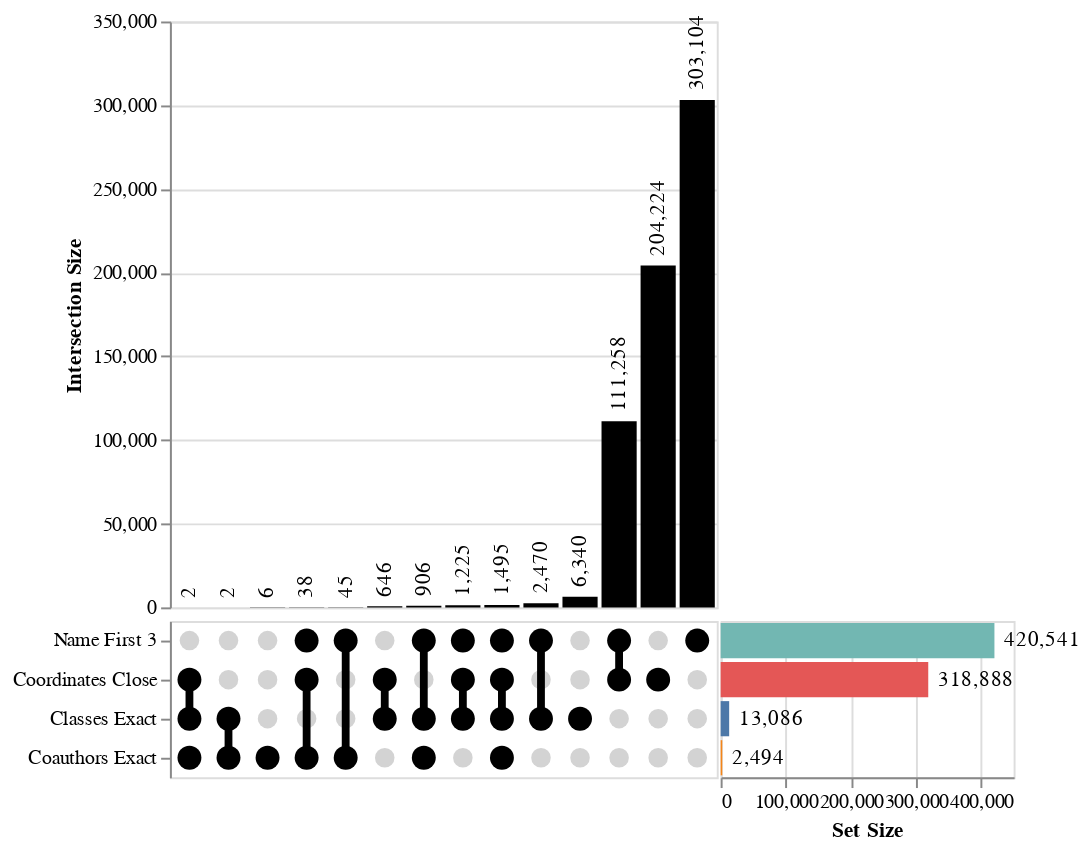

Notebook code for this chart:
### Markdown cell above
We can also inspect which blocking rules were most to blame for the generated
pairs. If some rules generate a huge amount of comparisons, it might be worth
trying to make them more restrictive so we get better performance. Or, if some
blocking rules aren't generating any comparisons, that might be an indication
that we have a bug in there somewhere.

### Code cell
from mismo.block import upset_plot  # noqa: E402

upset_plot(blocked)

### Figure 1 — Vega-Lite specification as saved in the notebook (floating-point values rounded to 4 significant figures)
{"config": {"view": {"continuousWidth": 300, "continuousHeight": 300}}, "vconcat": [{"layer": [{"mark": {"type": "bar", "color": "black"}, "encoding": {"x": {"axis": null, "field": "intersection_id", "sort": {"field": "intersection_size"}, "type": "ordinal"}, "y": {"field": "intersection_size", "title": "Intersection Size", "type": "quantitative"}}, "transform": [{"filter": "(datum.set === 'Name First 3')"}]}, {"mark": {"type": "text", "align": "left", "angle": 270, "dx": 5}, "encoding": {"text": {"field": "intersection_size", "format": ",", "type": "quantitative"}, "x": {"axis": null, "field": "intersection_id", "sort": {"field": "intersection_size"}, "type": "ordinal"}, "y": {"field": "intersection_size", "title": "Intersection Size", "type": "quantitative"}}, "transform": [{"filter": "(datum.set === 'Name First 3')"}]}]}, {"hconcat": [{"layer": [{"mark": {"type": "circle", "color": "lightgray", "opacity": 1, "size": 100}, "encoding": {"x": {"axis": null, "field": "intersection_id", "sort": {"field": "intersection_size"}, "type": "ordinal"}, "y": {"axis": {"title": ""}, "field": "set", "sort": ["Name First 3", "Coordinates Close", "Classes Exact", "Coauthors Exact"], "type": "ordinal"}}}, {"mark": {"type": "bar", "color": "black", "size": 4}, "encoding": {"x": {"axis": null, "field": "intersection_id", "sort": {"field": "intersection_size"}, "type": "ordinal"}, "y": {"aggregate": {"argmin": "set_order"}, "field": "set", "scale": {"domain": ["Name First 3", "Coordinates Close", "Classes Exact", "Coauthors Exact"]}, "type": "ordinal"}, "y2": {"aggregate": {"argmax": "set_order"}, "field": "set"}}, "transform": [{"filter": "datum.is_intersect"}]}, {"mark": {"type": "circle", "color": "black", "opacity": 1, "size": 150}, "encoding": {"x": {"axis": null, "field": "intersection_id", "sort": {"field": "intersection_size"}, "type": "ordinal"}, "y": {"axis": {"title": ""}, "field": "set", "sort": ["Name First 3", "Coordinates Close", "Classes Exact", "Coauthors Exact"], "type": "ordinal"}}, "transform": [{"filter": "datum.is_intersect"}]}]}, {"layer": [{"mark": {"type": "bar"}, "encoding": {"color": {"field": "set", "legend": null, "type": "nominal"}, "x": {"aggregate": "sum", "field": "intersection_size", "title": "Set Size", "type": "quantitative"}, "y": {"axis": null, "field": "set", "sort": ["Name First 3", "Coordinates Close", "Classes Exact", "Coauthors Exact"], "type": "ordinal"}}, "transform": [{"filter": "datum.is_intersect"}]}, {"mark": {"type": "text", "align": "left", "dx": 5}, "encoding": {"text": {"aggregate": "sum", "field": "intersection_size", "format": ",", "type": "quantitative"}, "x": {"aggregate": "sum", "field": "intersection_size", "title": "Set Size", "type": "quantitative"}, "y": {"axis": null, "field": "set", "sort": ["Name First 3", "Coordinates Close", "Classes Exact", "Coauthors Exact"], "type": "ordinal"}}, "transform": [{"filter": "datum.is_intersect"}]}], "width": 150}], "spacing": 0}], "data": {"name": "data-79e1640e3b265701a1696594046c4100"}, "spacing": 0, "$schema": "https://vega.github.io/schema/vega-lite/v5.15.1.json", "datasets": {"data-79e1640e3b265701a1696594046c4100": [{"intersection_id": 0, "intersection_size": 1495, "intersection_degree": 4, "set": "Coordinates Close", "is_intersect": true, "set_order": 0}, {"intersection_id": 1, "intersection_size": 906, "intersection_degree": 3, "set": "Coordinates Close", "is_intersect": false, "set_order": 0}, {"intersection_id": 2, "intersection_size": 6340, "intersection_degree": 1, "set": "Coordinates Close", "is_intersect": false, "set_order": 0}, {"intersection_id": 3, "intersection_size": 646, "intersection_degree": 2, "set": "Coordinates Close", "is_intersect": true, "set_order": 0}, {"intersection_id": 4, "intersection_size": 2470, "intersection_degree": 2, "set": "Coordinates Close", "is_intersect": false, "set_order": 0}, {"intersection_id": 5, "intersection_size": 2, "intersection_degree": 3, "set": "Coordinates Close", "is_intersect": true, "set_order": 0}, {"intersection_id": 6, "intersection_size": 6, "intersection_degree": 1, "set": "Coordinates Close", "is_intersect": false, "set_order": 0}, {"intersection_id": 7, "intersection_size": 303104, "intersection_degree": 1, "set": "Coordinates Close", "is_intersect": false, "set_order": 0}, {"intersection_id": 8, "intersection_size": 204224, "intersection_degree": 1, "set": "Coordinates Close", "is_intersect": true, "set_order": 0}, {"intersection_id": 9, "intersection_size": 45, "intersection_degree": 2, "set": "Coordinates Close", "is_intersect": false, "set_order": 0}, {"intersection_id": 10, "intersection_size": 111258, "intersection_degree": 2, "set": "Coordinates Close", "is_intersect": true, "set_order": 0}, {"intersection_id": 11, "intersection_size": 38, "intersection_degree": 3, "set": "Coordinates Close", "is_intersect": true, "set_order": 0}, {"intersection_id": 12, "intersection_size": 1225, "intersection_degree": 3, "set": "Coordinates Close", "is_intersect": true, "set_order": 0}, {"intersection_id": 13, "intersection_size": 2, "intersection_degree": 2, "set": "Coordinates Close", "is_intersect": false, "set_order": 0}, {"intersection_id": 0, "intersection_size": 1495, "intersection_degree": 4, "set": "Name First 3", "is_intersect": true, "set_order": 1}, {"intersection_id": 1, "intersection_size": 906, "intersection_degree": 3, "set": "Name First 3", "is_intersect": true, "set_order": 1}, {"intersection_id": 2, "intersection_size": 6340, "intersection_degree": 1, "set": "Name First 3", "is_intersect": false, "set_order": 1}, {"intersection_id": 3, "intersection_size": 646, "intersection_degree": 2, "set": "Name First 3", "is_intersect": false, "set_order": 1}, {"intersection_id": 4, "intersection_size": 2470, "intersection_degree": 2, "set": "Name First 3", "is_intersect": true, "set_order": 1}, {"intersection_id": 5, "intersection_size": 2, "intersection_degree": 3, "set": "Name First 3", "is_intersect": false, "set_order": 1}, {"intersection_id": 6, "intersection_size": 6, "intersection_degree": 1, "set": "Name First 3", "is_intersect": false, "set_order": 1}, {"intersection_id": 7, "intersection_size": 303104, "intersection_degree": 1, "set": "Name First 3", "is_intersect": true, "set_order": 1}, {"intersection_id": 8, "intersection_size": 204224, "intersection_degree": 1, "set": "Name First 3", "is_intersect": false, "set_order": 1}, {"intersection_id": 9, "intersection_size": 45, "intersection_degree": 2, "set": "Name First 3", "is_intersect": true, "set_order": 1}, {"intersection_id": 10, "intersection_size": 111258, "intersection_degree": 2, "set": "Name First 3", "is_intersect": true, "set_order": 1}, {"intersection_id": 11, "intersection_size": 38, "intersection_degree": 3, "set": "Name First 3", "is_intersect": true, "set_order": 1}, {"intersection_id": 12, "intersection_size": 1225, "intersection_degree": 3, "set": "Name First 3", "is_intersect": true, "set_order": 1}, {"intersection_id": 13, "intersection_size": 2, "intersection_degree": 2, "set": "Name First 3", "is_intersect": false, "set_order": 1}, {"intersection_id": 0, "intersection_size": 1495, "intersection_degree": 4, "set": "Coauthors Exact", "is_intersect": true, "set_order": 2}, {"intersection_id": 1, "intersection_size": 906, "intersection_degree": 3, "set": "Coauthors Exact", "is_intersect": true, "set_order": 2}, {"intersection_id": 2, "intersection_size": 6340, "intersection_degree": 1, "set": "Coauthors Exact", "is_intersect": false, "set_order": 2}, {"intersection_id": 3, "intersection_size": 646, "intersection_degree": 2, "set": "Coauthors Exact", "is_intersect": false, "set_order": 2}, {"intersection_id": 4, "intersection_size": 2470, "intersection_degree": 2, "set": "Coauthors Exact", "is_intersect": false, "set_order": 2}, {"intersection_id": 5, "intersection_size": 2, "intersection_degree": 3, "set": "Coauthors Exact", "is_intersect": true, "set_order": 2}, {"intersection_id": 6, "intersection_size": 6, "intersection_degree": 1, "set": "Coauthors Exact", "is_intersect": true, "set_order": 2}, {"intersection_id": 7, "intersection_size": 303104, "intersection_degree": 1, "set": "Coauthors Exact", "is_intersect": false, "set_order": 2}, {"intersection_id": 8, "intersection_size": 204224, "intersection_degree": 1, "set": "Coauthors Exact", "is_intersect": false, "set_order": 2}, {"intersection_id": 9, "intersection_size": 45, "intersection_degree": 2, "set": "Coauthors Exact", "is_intersect": true, "set_order": 2}, {"intersection_id": 10, "intersection_size": 111258, "intersection_degree": 2, "set": "Coauthors Exact", "is_intersect": false, "set_order": 2}, {"intersection_id": 11, "intersection_size": 38, "intersection_degree": 3, "set": "Coauthors Exact", "is_intersect": true, "set_order": 2}, {"intersection_id": 12, "intersection_size": 1225, "intersection_degree": 3, "set": "Coauthors Exact", "is_intersect": false, "set_order": 2}, {"intersection_id": 13, "intersection_size": 2, "intersection_degree": 2, "set": "Coauthors Exact", "is_intersect": true, "set_order": 2}, {"intersection_id": 0, "intersection_size": 1495, "intersection_degree": 4, "set": "Classes Exact", "is_intersect": true, "set_order": 3}, {"intersection_id": 1, "intersection_size": 906, "intersection_degree": 3, "set": "Classes Exact", "is_intersect": true, "set_order": 3}, {"intersection_id": 2, "intersection_size": 6340, "intersection_degree": 1, "set": "Classes Exact", "is_intersect": true, "set_order": 3}, {"intersection_id": 3, "intersection_size": 646, "intersection_degree": 2, "set": "Classes Exact", "is_intersect": true, "set_order": 3}, {"intersection_id": 4, "intersection_size": 2470, "intersection_degree": 2, "set": "Classes Exact", "is_intersect": true, "set_order": 3}, {"intersection_id": 5, "intersection_size": 2, "intersection_degree": 3, "set": "Classes Exact", "is_intersect": true, "set_order": 3}, {"intersection_id": 6, "intersection_size": 6, "intersection_degree": 1, "set": "Classes Exact", "is_intersect": false, "set_order": 3}, {"intersection_id": 7, "intersection_size": 303104, "intersection_degree": 1, "set": "Classes Exact", "is_intersect": false, "set_order": 3}, {"intersection_id": 8, "intersection_size": 204224, "intersection_degree": 1, "set": "Classes Exact", "is_intersect": false, "set_order": 3}, {"intersection_id": 9, "intersection_size": 45, "intersection_degree": 2, "set": "Classes Exact", "is_intersect": false, "set_order": 3}, {"intersection_id": 10, "intersection_size": 111258, "intersection_degree": 2, "set": "Classes Exact", "is_intersect": false, "set_order": 3}, {"intersection_id": 11, "intersection_size": 38, "intersection_degree": 3, "set": "Classes Exact", "is_intersect": false, "set_order": 3}, {"intersection_id": 12, "intersection_size": 1225, "intersection_degree": 3, "set": "Classes Exact", "is_intersect": true, "set_order": 3}, {"intersection_id": 13, "intersection_size": 2, "intersection_degree": 2, "set": "Classes Exact", "is_intersect": true, "set_order": 3}]}}
